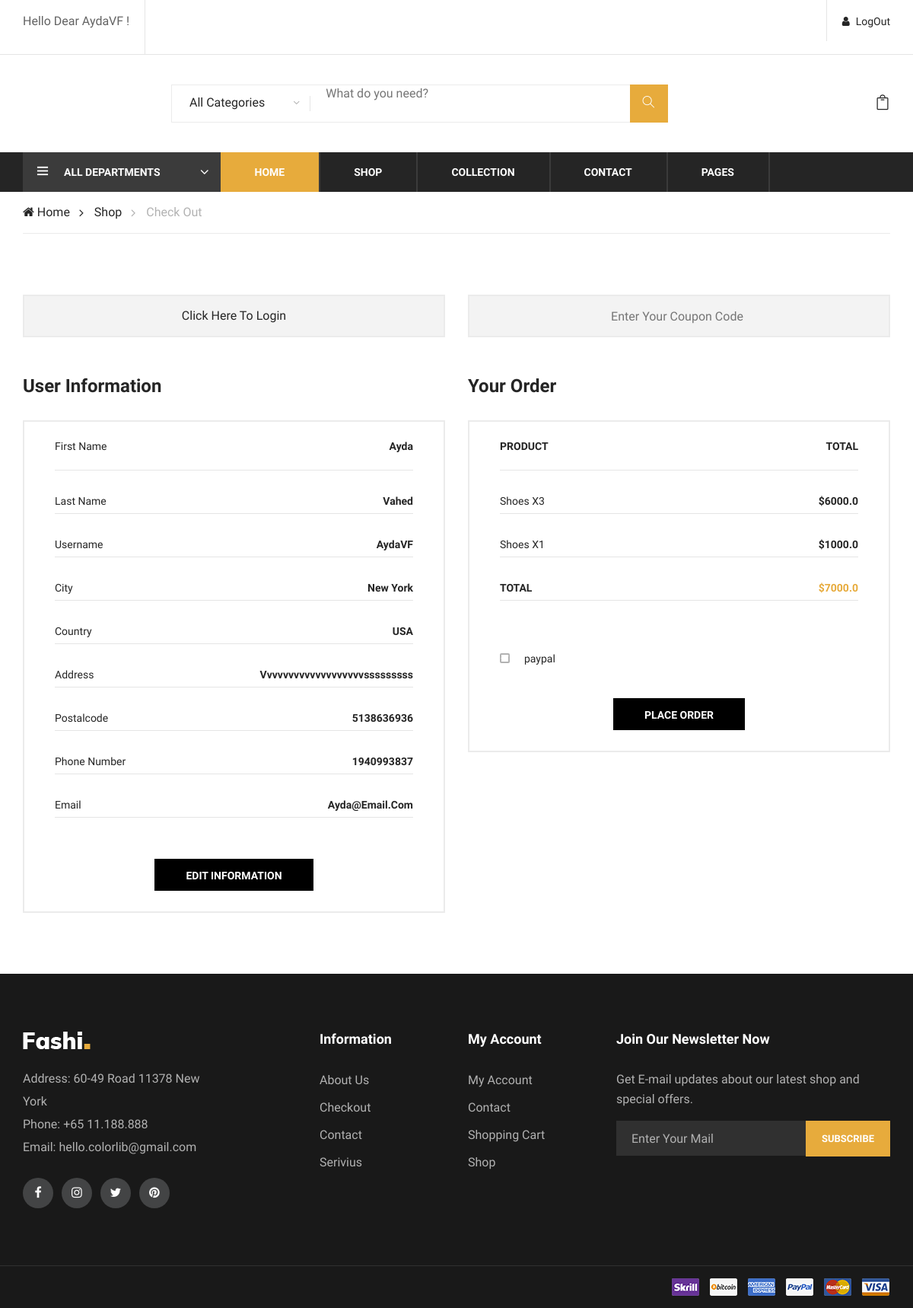
Page /orders/checkout/ (signed in) on the earlier database version.
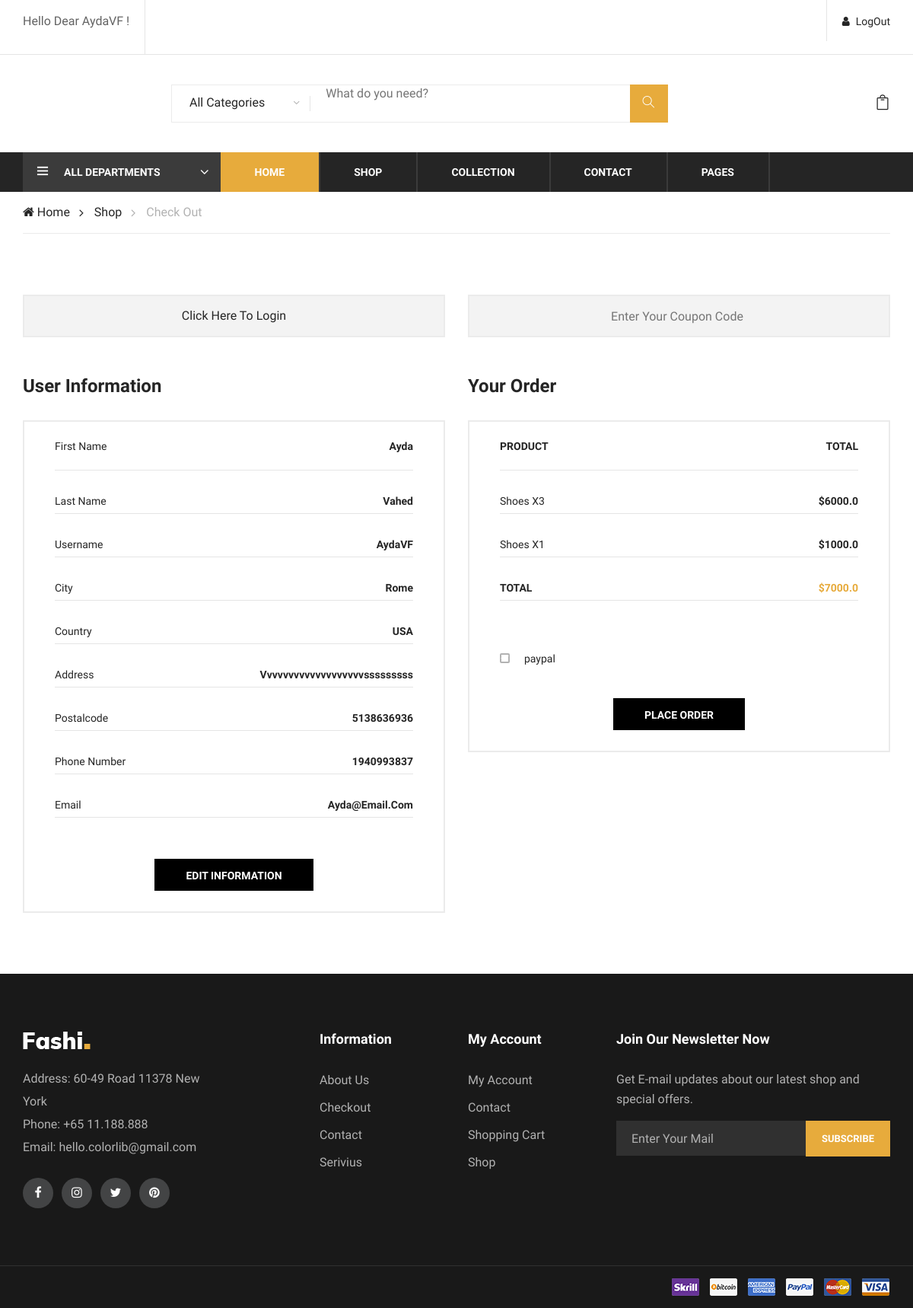
Same page on the later database version.
### users/models.py (models this page shows, shortened)
class Profile(models.Model):
    user=models.OneToOneField(User, on_delete=models.SET_NULL,null=True, blank=True)
    first_name=models.CharField(max_length=400)
    last_name=models.CharField(max_length=400)
    username=models.CharField(max_length=200,null=True, blank=True)
    image=models.ImageField(null=True, blank=True,upload_to='profiles/')
    tel=models.CharField(max_length=11)
    email=models.EmailField(max_length=400,null=True, blank=True)
    postalcode=models.CharField(max_length=15)
    country=models.CharField(max_length=200,null=True, blank=True)
    city=models.CharField(max_length=200,null=True, blank=True)
    address=models.CharField(max_length=800,null=True, blank=True)
    created=models.DateTimeField(auto_now_add=True)
    id= models.UUIDField(default=uuid.uuid4 , unique=True, primary_key=True, editable=False)

### orders/views.py (the view)
# urls.py: path('checkout/',views.viewCheckout, name='checkout'),
@login_required(login_url='login')
def viewCheckout(request):
    user=request.user
    profile=Profile.objects.get(user=user)
    order=profile.order_set.get(isPaid=False)
    orders=order.orderitem_set.all()
    total_price=0
    q_product=0
    for o in orders:
        total_price +=o.getPrice
        q_product +=1
    context={'profile':profile,'order':order,'orders':orders,'total_price':total_price,'q_product':q_product}
    return render(request,'orders/checkout.html',context)

### orders/models.py (called while the page is built)
    @property
    def getPrice(self):
        price=self.qty* self.product.price
        return price

### orders/templates/orders/checkout.html (shortened to what this page needs)
{% extends 'main.html' %}
{% block content %}
<div class="breacrumb-section">
    <div class="container">
        <div class="row">
            <div class="col-lg-12">
                <div class="breadcrumb-text product-more">
                    <a href="{% url 'products' %}"><i class="fa fa-home"></i> Home</a>
                    <a href="{% url 'shop' %}">Shop</a>
                    <span>Check Out</span>
                </div>
            </div>
        </div>
    </div>
</div>
<section class="checkout-section spad">
    <div class="container">
            <div class="row">
                <div class="col-lg-6">
                    <div class="checkout-content">
                        <a href="{% url 'login' %}" class="content-btn">Click Here To Login</a>
                    </div>
                            <form action="#" class="checkout-form">
                            <div class="place-order">
                                <h4>User Information</h4>
                                <div class="order-total">
                            <ul class="order-table">
                            <li class="fw-normal" > first name <span>{{profile.first_name}}</span> </li>
                            <li class="fw-normal"> last name <span>{{profile.last_name}}</span> </li>
                            <li class="fw-normal"> username <span>{{profile.username}}</span> </li>
                            <li class="fw-normal"> city <span>{{profile.city}}</span> </li>
                            <li class="fw-normal"> country <span>{{profile.country}}</span> </li>
                            <li class="fw-normal"> address <span>{{profile.address}}</span> </li>
                            <li class="fw-normal"> postalcode <span>{{profile.postalcode}}</span> </li>
                            <li class="fw-normal"> phone number <span>{{profile.tel}}</span> </li>
                            <li class="fw-normal"> email <span>{{profile.email}}</span> </li>
                        </ul>
                        <div class="order-btn">
                            <a href="{% url 'update-profile' %}" class="site-btn place-btn">Edit information</a>
                        </div>
                    </div>
                    </div>
                </form>
                </div>
                <div class="col-lg-6">
                    <form action="#" class="checkout-form">
                    <div class="checkout-content">
                        <input type="text" placeholder="Enter Your Coupon Code">
                    </div>
                    <div class="place-order">
                        <h4>Your Order</h4>
                        <div class="order-total">
                            <ul class="order-table">
                                <li>Product <span>Total</span></li>
                                {% for ord in orders %}
                                <li class="fw-normal">{{ord.product.name}} x{{ord.qty}}<span>${{ord.getPrice}}</span></li>
                                {% endfor %}
                                <li class="total-price">Total <span>${{total_price}}</span></li>
                            </ul>
                            <div class="payment-check">
                                <div class="pc-item">
                                    <label for="pc-check">
                                        {{order.paymentMethod }}
                                        <span class="checkmark"></span>
                                    </label>
                                </div>
                            </div>
                            <div class="order-btn">
                                <a href="{% url 'submit_order' order.id%}" class="site-btn place-btn">Place Order</a>
                            </div>
                        </div>
                    </div>
                </form>
                </div>
            </div>
    </div>
</section>
{% endblock content %}

Differences in the rows shown:
changed Profile "Ayda": city "New York" → "Rome"
